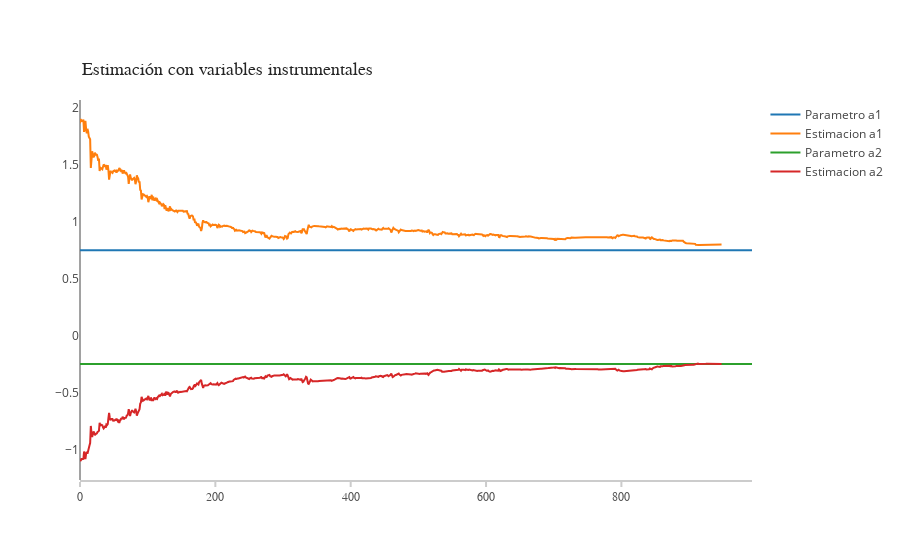

Notebook code cell kept with this figure:
### Code cell
trace = go.Scatter(
    y = a1,
    x = np.arange(nobs),
    name = 'Parametro a1')

trace1 = go.Scatter(
    y = c1,
    x = np.arange(nobs),
    name = 'Estimacion a1')

trace2 = go.Scatter(
    y = a2,
    x = np.arange(nobs),
    name = 'Parametro a2')

trace3 = go.Scatter(
    y = c2,
    x = np.arange(nobs),
    name = 'Estimacion a2')

layout = go.Layout(
    xaxis=dict(
        showline=True,
        showgrid=False,
        showticklabels=True,
        linecolor='rgb(204, 204, 204)',
        linewidth=2,
        ticks='outside',
        tickcolor='rgb(204, 204, 204)',
        tickwidth=2,
        ticklen=5,
        tickfont=dict(
            family='Arial',
            size=12,
            color='rgb(82, 82, 82)',
        ),
    ),
    yaxis=dict(
        showgrid=False,
        zeroline=False,
        showline=False,
        showticklabels=True,
    )
)

annotations = []
annotations.append(dict(xref='paper', yref='paper', x=0.0, y=1.05,
                              xanchor='left', yanchor='bottom',
                              text='Estimación con variables instrumentales',
                              font=dict(family='Arial',
                                        size=18,
                                        color='rgb(37,37,37)'),
                              showarrow=False))

layout['annotations'] = annotations

layout['annotations'] = annotations
traces = [trace, trace1, trace2, trace3]

fig = go.Figure(data=traces, layout=layout)
py.iplot(fig, filename='3')

### Figure 1 — Plotly figure (JSON) as saved in the notebook; plotly's stock layout.template omitted (floating-point values rounded to 4 significant figures; data arrays with more than 128 entries replaced by an {"elided": "..."} marker saying what was removed)
{"data": [{"name": "Parametro a1", "type": "scatter", "uid": "e97bd0e8-1c75-415c-b434-77d9be87cb85", "x": {"elided": "1000 int values"}, "y": {"elided": "994 float values"}}, {"name": "Estimacion a1", "type": "scatter", "uid": "48677bca-73d9-4f3d-ab07-0f99e569a0a8", "x": {"elided": "1000 int values"}, "y": {"elided": "949 float values"}}, {"name": "Parametro a2", "type": "scatter", "uid": "a33316e4-7c23-4ec0-b83a-026bfe0e9a65", "x": {"elided": "1000 int values"}, "y": {"elided": "994 float values"}}, {"name": "Estimacion a2", "type": "scatter", "uid": "fb23c316-7b8b-4864-83c5-96ecf8715901", "x": {"elided": "1000 int values"}, "y": {"elided": "949 float values"}}], "layout": {"annotations": [{"font": {"color": "rgb(37,37,37)", "family": "Arial", "size": 18}, "showarrow": false, "text": "Estimación con variables instrumentales", "x": 0, "xanchor": "left", "xref": "paper", "y": 1.05, "yanchor": "bottom", "yref": "paper"}], "autosize": true, "xaxis": {"autorange": true, "linecolor": "rgb(204, 204, 204)", "linewidth": 2, "range": [0, 993], "showgrid": false, "showline": true, "showticklabels": true, "tickcolor": "rgb(204, 204, 204)", "tickfont": {"color": "rgb(82, 82, 82)", "family": "Arial", "size": 12}, "ticklen": 5, "ticks": "outside", "tickwidth": 2, "type": "linear"}, "yaxis": {"autorange": true, "range": [-1.269, 2.072], "showgrid": false, "showline": false, "showticklabels": true, "type": "linear", "zeroline": false}}}
